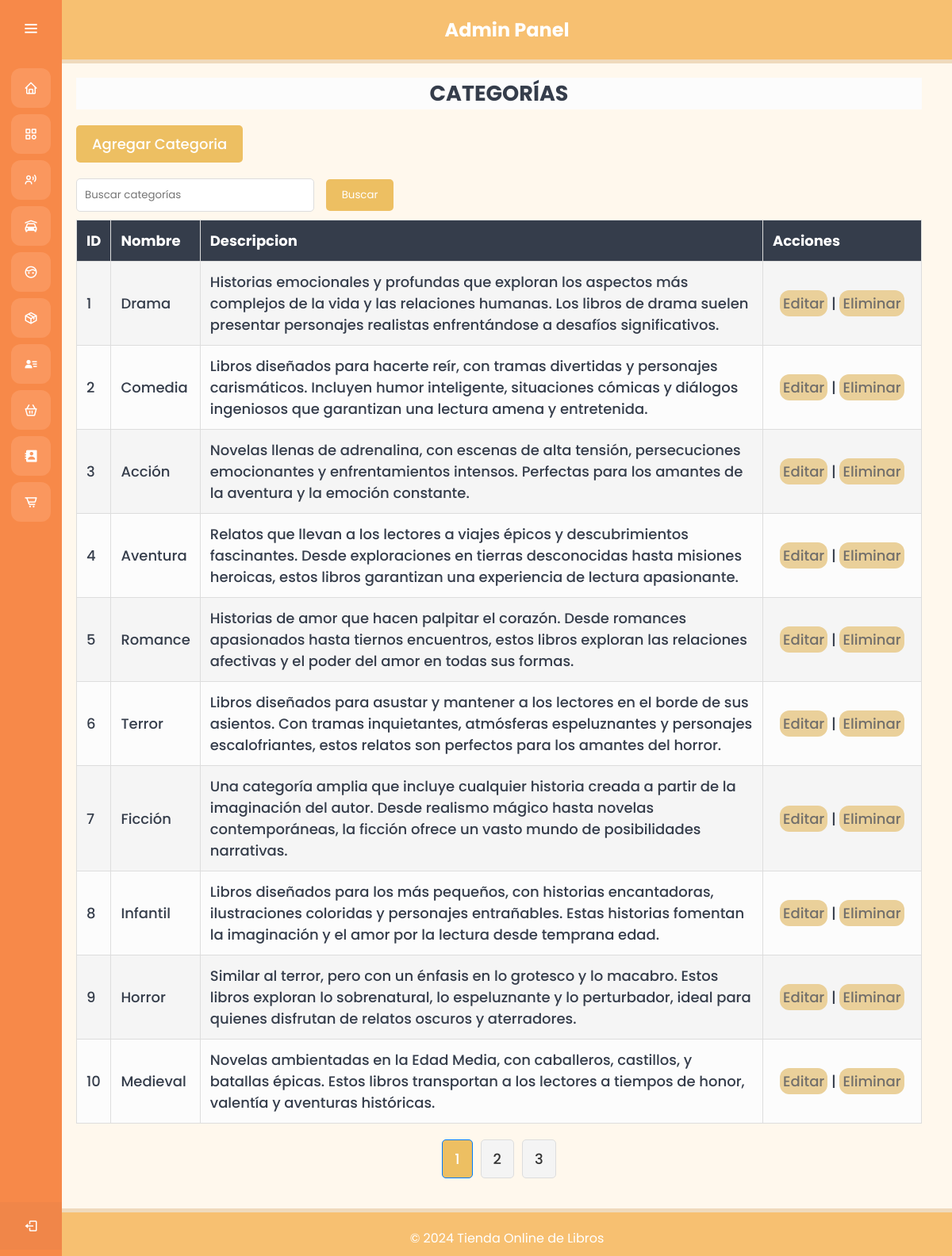
/admin/controllers/CategoriasController.php?opcion=listar, run on the app's committed database.
### tables this page shows
CREATE TABLE `categorias` (
  `ID_Categoria` int(11) NOT NULL,
  `Nombre_Categoria` varchar(255) NOT NULL,
  `Descripcion` text DEFAULT NULL
);

### admin/models/db.php (called while the page is built, shortened)
<?php
class Conexion {
    private $servername = "localhost";
    private $username = "root";
    private $password = "";
    private $dbname = "negociosdb";
    public function getConexion() {
        $conn = new mysqli($this->servername, $this->username, $this->password, $this->dbname);
        return $conn;
    }
}
?>

### admin/models/Categorias.php (called while the page is built, shortened)
<?php
include 'db.php';
class Categorias {
    private $conn;
    public function __construct() {
        $this->conn = (new Conexion())->getConexion();
    }
    public function listar($search = '', $limit = 10, $offset = 0) {
        $sql = "SELECT SQL_CALC_FOUND_ROWS * FROM Categorias WHERE Nombre_Categoria LIKE ? OR Descripcion LIKE ? LIMIT ? OFFSET ?";
        $stmt = $this->conn->prepare($sql);
        $searchParam = "%$search%";
        $stmt->bind_param('ssii', $searchParam, $searchParam, $limit, $offset);
        $stmt->execute();
        $result = $stmt->get_result();
        $categorias = [];
        while ($row = $result->fetch_assoc()) {
        $categorias[] = $row;
        }
        $resultTotal = $this->conn->query("SELECT FOUND_ROWS() as total");
        $totalRows = $resultTotal->fetch_assoc()['total'];
        return ['categorias' => $categorias, 'total' => $totalRows];
    }
}
?>

### admin/views/categorias/index.php (the view, shortened to what this page needs)
<?php include '../views/templates/header.php'; ?>
<div class="text">
    <h1>CATEGORÍAS</h1>
    <a href="../controllers/CategoriasController.php?opcion=crear" class="button">Agregar Categoria</a>
    <form method="GET" action="../controllers/CategoriasController.php" class="search">
        <input type="text" name="search" placeholder="Buscar categorías">
        <button type="submit" class="search-button">Buscar</button>
    </form>
    <table>
        <tr>
            <th>ID</th>
            <th>Nombre</th>
            <th>Descripcion</th>
            <th>Acciones</th>
        </tr>
        <?php foreach ($categorias as $categoria): ?>
            <tr>
                <td><?= $categoria['ID_Categoria'] ?></td>
                <td><?= $categoria['Nombre_Categoria'] ?></td>
                <td><?= $categoria['Descripcion'] ?></td>
                <td class='acciones'>
                    <a href='../controllers/CategoriasController.php?opcion=editar&id=<?= $categoria['ID_Categoria'] ?>' class='botones'>Editar</a> |
                    <a href='../controllers/CategoriasController.php?opcion=eliminar&id=<?= $categoria['ID_Categoria'] ?>' onclick='return confirm("¿Estás seguro?")' class='botones'>Eliminar</a>
                </td>
            </tr>
        <?php endforeach; ?>
    </table>
    <div class="pagination">
        <?php for ($i = 1; $i <= $totalPages; $i++): ?>
            <a href="?opcion=listar&page=<?= $i ?>&search=<?= htmlentities($search) ?>" class="<?= $i == $page ? 'active' : '' ?>"><?= $i ?></a>
        <?php endfor; ?>
    </div>
</div>
<?php include '../views/templates/footer.php'; ?>

### admin/views/assets/css/table.css (style rules this page uses)
* { margin: 0; padding: 0; box-sizing: border-box; font-family: "Poppins", sans-serif; }
body, html { height: 100%; margin: 0; }
.home-section .text { display: inline-block; color: #353D4B; font-size: 18px; font-weight: 500; margin: 18px; width: 95%; }
table { width: 100%; border-collapse: collapse; margin-bottom: 20px; margin-top: 10px; }
th, td { padding: 12px; border: 1px solid #ddd; text-align: left; }
th { background-color: #353D4B; color: #fff; }
tr:nth-child(odd) { background-color: #FCFCFC; }
tr:nth-child(even) { background-color: #F5F5F5; }
.button { display: inline-block; padding: 10px 20px; margin-bottom: 20px; background-color: #EDBF62; color: #fff; text-decoration: none; border-radius: 5px; transition: background-color 0.3s; }
a { color: #3498DB; text-decoration: none; }
.botones { padding: 4px; background-color: #EAD09A; border-radius: 12px; color: #726F6B; }
.acciones { text-align: center; width: 200px; }
.text h1 { text-align: center; margin-bottom: 20px; background-color: #FCFCFC; }
.search .search-button { padding: 10px 20px; background-color: #EDBF62; color: white; border: none; border-radius: 5px; cursor: pointer; transition: background-color 0.3s; }
.search input[type="text"] { padding: 10px; width: 300px; border: 1px solid #ddd; border-radius: 5px; margin-right: 10px; }
.pagination { display: flex; justify-content: center; margin: 20px 0; }
.pagination a { margin: 0 5px; padding: 10px 15px; text-decoration: none; color: #333; background-color: #f4f4f4; border: 1px solid #ddd; border-radius: 5px; }
.pagination a.active { background-color:#EDBF62; color: #fff; border-color: #007bff; }

### data on the page
categorias: ID_Categoria "1", Nombre_Categoria "Drama", Descripcion "Historias emocionales y profundas que exploran los aspectos más complejos de la vida y las relaciones humanas. Los libros de drama suelen presentar personajes realistas enfrentándose a desafíos significativos."
categorias: ID_Categoria "2", Nombre_Categoria "Comedia", Descripcion "Libros diseñados para hacerte reír, con tramas divertidas y personajes carismáticos. Incluyen humor inteligente, situaciones cómicas y diálogos ingeniosos que garantizan una lectura amena y entretenida."
categorias: ID_Categoria "3", Nombre_Categoria "Acción", Descripcion "Novelas llenas de adrenalina, con escenas de alta tensión, persecuciones emocionantes y enfrentamientos intensos. Perfectas para los amantes de la aventura y la emoción constante."
categorias: ID_Categoria "4", Nombre_Categoria "Aventura", Descripcion "Relatos que llevan a los lectores a viajes épicos y descubrimientos fascinantes. Desde exploraciones en tierras desconocidas hasta misiones heroicas, estos libros garantizan una experiencia de lectura apasionante."
categorias: ID_Categoria "5", Nombre_Categoria "Romance", Descripcion "Historias de amor que hacen palpitar el corazón. Desde romances apasionados hasta tiernos encuentros, estos libros exploran las relaciones afectivas y el poder del amor en todas sus formas."
categorias: ID_Categoria "6", Nombre_Categoria "Terror", Descripcion "Libros diseñados para asustar y mantener a los lectores en el borde de sus asientos. Con tramas inquietantes, atmósferas espeluznantes y personajes escalofriantes, estos relatos son perfectos para los amantes del horror."
categorias: ID_Categoria "7", Nombre_Categoria "Ficción", Descripcion "Una categoría amplia que incluye cualquier historia creada a partir de la imaginación del autor. Desde realismo mágico hasta novelas contemporáneas, la ficción ofrece un vasto mundo de posibilidades narrativas."
categorias: ID_Categoria "8", Nombre_Categoria "Infantil", Descripcion "Libros diseñados para los más pequeños, con historias encantadoras, ilustraciones coloridas y personajes entrañables. Estas historias fomentan la imaginación y el amor por la lectura desde temprana edad."
categorias: ID_Categoria "9", Nombre_Categoria "Horror", Descripcion "Similar al terror, pero con un énfasis en lo grotesco y lo macabro. Estos libros exploran lo sobrenatural, lo espeluznante y lo perturbador, ideal para quienes disfrutan de relatos oscuros y aterradores."
categorias: ID_Categoria "10", Nombre_Categoria "Medieval", Descripcion "Novelas ambientadas en la Edad Media, con caballeros, castillos, y batallas épicas. Estos libros transportan a los lectores a tiempos de honor, valentía y aventuras históricas."
